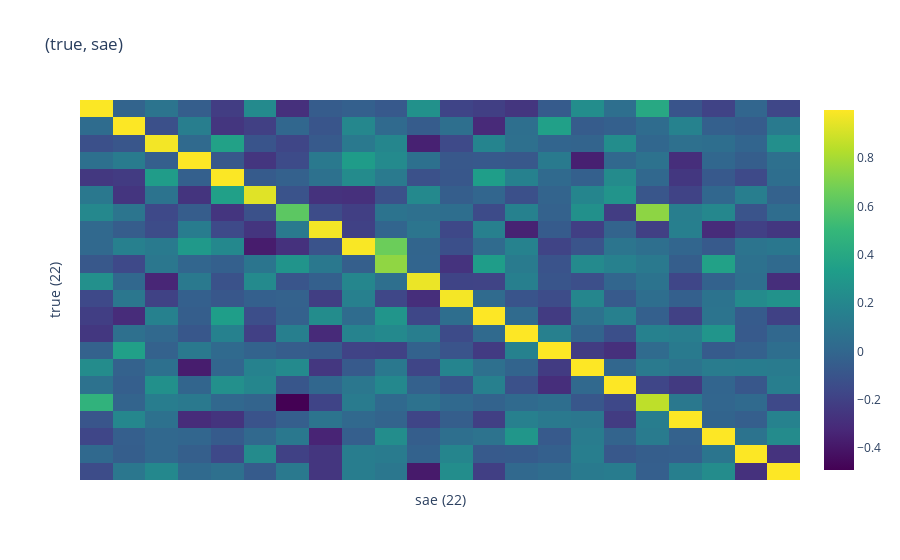

Notebook code for this chart:
### Code cell
heatmap(sims, dim_names=('true', 'sae'))

### Figure 1 — Plotly figure (JSON) as saved in the notebook; plotly's stock layout.template omitted (floating-point values rounded to 4 significant figures; data arrays with more than 128 entries replaced by an {"elided": "..."} marker saying what was removed)
{"data": [{"colorscale": [[0, "#440154"], [0.1111, "#482878"], [0.2222, "#3e4989"], [0.3333, "#31688e"], [0.4444, "#26828e"], [0.5556, "#1f9e89"], [0.6667, "#35b779"], [0.7778, "#6ece58"], [0.8889, "#b5de2b"], [1, "#fde725"]], "hoverinfo": "text", "text": {"elided": "22x22 str values"}, "type": "heatmap", "z": {"elided": "22x22 float values"}}], "layout": {"title": {"text": "(true, sae)"}, "xaxis": {"showticklabels": false, "title": {"text": "sae (22)"}}, "yaxis": {"autorange": "reversed", "showticklabels": false, "title": {"text": "true (22)"}}}}
